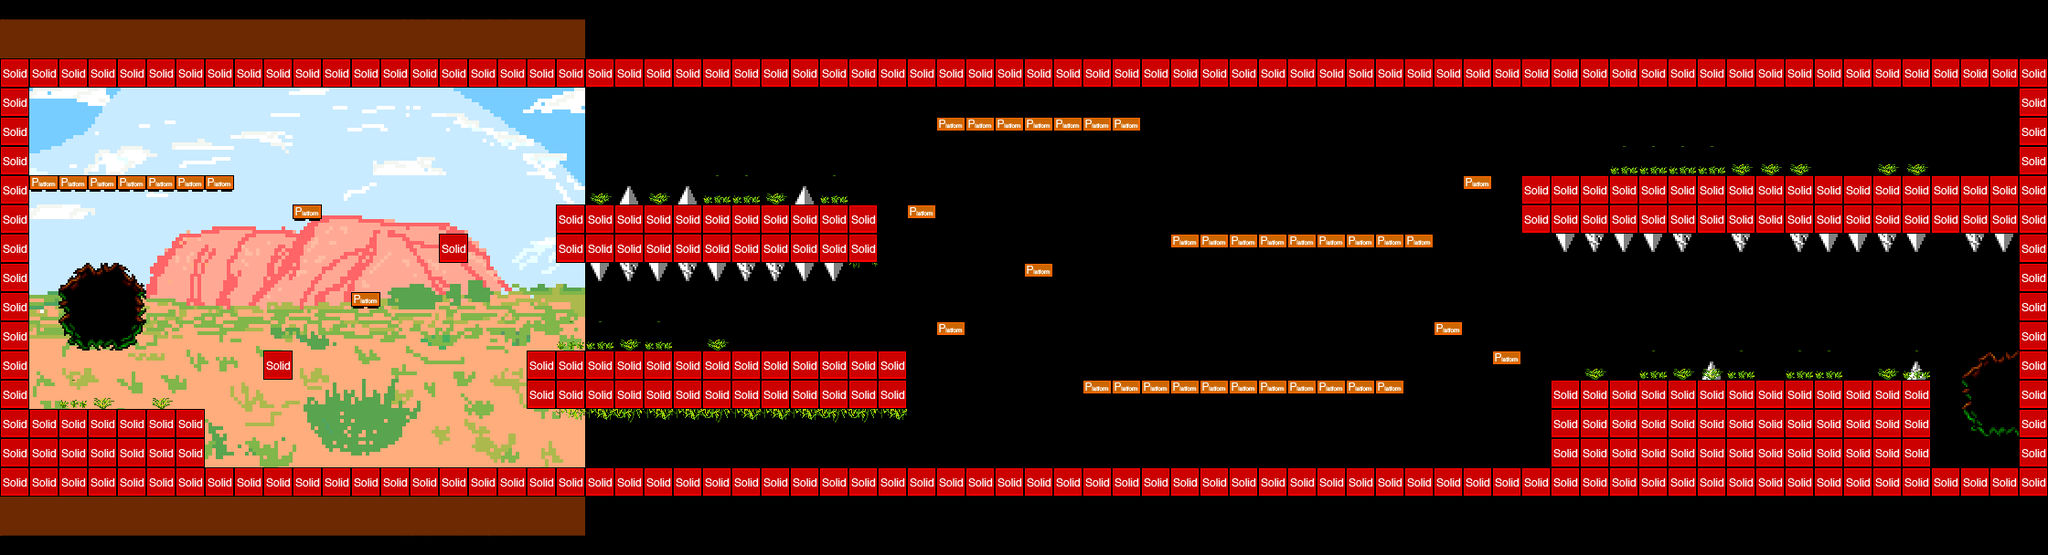

This is a level from a 2D game, rendered from its Tiled map with the project's own tilesets. A one-line summary and the map file follow, with tile-layer data summarised:
An orthogonal 70x19 tile map with 32x32 px tiles, 3 tile layers (foreground, foreground2, collision), 4 tilesets, 1 image layer and 87 objects (49x item, 25x kangaroo, 11x sharpRock, player, me.LevelEntity).

<map version="1.0" orientation="orthogonal" width="70" height="19" tilewidth="32" tileheight="32">
 <tileset firstgid="1" name="aussie2" tilewidth="32" tileheight="32">
  <image source="../img/map/aussie2.png" trans="ff00ff" width="256" height="128" />
 </tileset>
 <tileset firstgid="33" name="metatiles32x32" tilewidth="32" tileheight="32">
  <image source="../img/map/metatiles32x32.png" trans="ff00ff" width="160" height="32" />
  <tile id="0">
   <properties>
    <property name="type" value="solid" />
   </properties>
  </tile>
  <tile id="1">
   <properties>
    <property name="type" value="platform" />
   </properties>
  </tile>
 </tileset>
 <tileset firstgid="38" name="area01_level_tiles3" tilewidth="32" tileheight="32">
  <image source="../img/map/area01_level_tiles3.png" trans="ff00ff" width="640" height="241" />
 </tileset>
 <tileset firstgid="178" name="moreaussie" tilewidth="32" tileheight="32">
  <image source="../img/map/moreaussie.png" trans="ff00ff" width="128" height="64" />
 </tileset>
 <imagelayer name="background" width="70" height="19">
  <image source="../img/australiaBackground.png" />
  <properties>
   <property name="ratio" value="0" />
  </properties>
 </imagelayer>
 <layer name="foreground" width="70" height="19">
  <data>[1330 cells, 285 non-empty, 38 distinct tile ids]</data>
 </layer>
 <objectgroup color="#55ff00" name="player" width="70" height="19">
  <object name="player" x="93" y="313" width="38" height="41">
   <properties>
    <property name="image" value="player" />
    <property name="spritewidth" value="32" />
   </properties>
  </object>
 </objectgroup>
 <objectgroup color="#ffff00" name="items" width="70" height="19">
  <object name="item" x="288" y="290" width="29" height="29">
   <properties>
    <property name="image" value="item" />
    <property name="spritewidth" value="32" />
   </properties>
  </object>
  <object name="item" x="387" y="229" width="29" height="29">
   <properties>
    <property name="image" value="item" />
    <property name="spritewidth" value="32" />
   </properties>
  </object>
  <object name="item" x="443" y="141" width="29" height="29">
   <properties>
    <property name="image" value="item" />
    <property name="spritewidth" value="32" />
   </properties>
  </object>
  <object name="item" x="301" y="127" width="29" height="29">
   <properties>
    <property name="image" value="item" />
    <property name="spritewidth" value="32" />
   </properties>
  </object>
  <object name="item" x="226" y="99" width="29" height="29">
   <properties>
    <property name="image" value="item" />
    <property name="spritewidth" value="32" />
   </properties>
  </object>
  <object name="item" x="163" y="98" width="29" height="29">
   <properties>
    <property name="image" value="item" />
    <property name="spritewidth" value="32" />
   </properties>
  </object>
  <object name="item" x="99" y="96" width="29" height="29">
   <properties>
    <property name="image" value="item" />
    <property name="spritewidth" value="32" />
   </properties>
  </object>
  <object name="item" x="644" y="323" width="29" height="29">
   <properties>
    <property name="image" value="item" />
    <property name="spritewidth" value="32" />
   </properties>
  </object>
  <object name="item" x="740" y="323" width="29" height="29">
   <properties>
    <property name="image" value="item" />
    <property name="spritewidth" value="32" />
   </properties>
  </object>
  <object name="item" x="832" y="322" width="29" height="29">
   <properties>
    <property name="image" value="item" />
    <property name="spritewidth" value="32" />
   </properties>
  </object>
  <object name="item" x="708" y="130" width="29" height="29">
   <properties>
    <property name="image" value="item" />
    <property name="spritewidth" value="32" />
   </properties>
  </object>
  <object name="item" x="867" y="161" width="29" height="29">
   <properties>
    <property name="image" value="item" />
    <property name="spritewidth" value="32" />
   </properties>
  </object>
  <object name="item" x="1058" y="96" width="29" height="29">
   <properties>
    <property name="image" value="item" />
    <property name="spritewidth" value="32" />
   </properties>
  </object>
  <object name="item" x="1122" y="96" width="29" height="29">
   <properties>
    <property name="image" value="item" />
    <property name="spritewidth" value="32" />
   </properties>
  </object>
  <object name="item" x="1184" y="96" width="29" height="29">
   <properties>
    <property name="image" value="item" />
    <property name="spritewidth" value="32" />
   </properties>
  </object>
  <object name="item" x="1036" y="236" width="29" height="29">
   <properties>
    <property name="image" value="item" />
    <property name="spritewidth" value="32" />
   </properties>
  </object>
  <object name="item" x="1281" y="133" width="29" height="29">
   <properties>
    <property name="image" value="item" />
    <property name="spritewidth" value="32" />
   </properties>
  </object>
  <object name="item" x="1373" y="143" width="29" height="29">
   <properties>
    <property name="image" value="item" />
    <property name="spritewidth" value="32" />
   </properties>
  </object>
  <object name="item" x="1325" y="179" width="29" height="29">
   <properties>
    <property name="image" value="item" />
    <property name="spritewidth" value="32" />
   </properties>
  </object>
  <object name="item" x="1413" y="118" width="29" height="29">
   <properties>
    <property name="image" value="item" />
    <property name="spritewidth" value="32" />
   </properties>
  </object>
  <object name="item" x="1455" y="142" width="29" height="29">
   <properties>
    <property name="image" value="item" />
    <property name="spritewidth" value="32" />
   </properties>
  </object>
  <object name="item" x="1493" y="176" width="29" height="29">
   <properties>
    <property name="image" value="item" />
    <property name="spritewidth" value="32" />
   </properties>
  </object>
  <object name="item" x="1539" y="155" width="29" height="29">
   <properties>
    <property name="image" value="item" />
    <property name="spritewidth" value="32" />
   </properties>
  </object>
  <object name="item" x="1578" y="122" width="29" height="29">
   <properties>
    <property name="image" value="item" />
    <property name="spritewidth" value="32" />
   </properties>
  </object>
  <object name="item" x="1619" y="154" width="29" height="29">
   <properties>
    <property name="image" value="item" />
    <property name="spritewidth" value="32" />
   </properties>
  </object>
  <object name="item" x="1444" y="317" width="29" height="29">
   <properties>
    <property name="image" value="item" />
    <property name="spritewidth" value="32" />
   </properties>
  </object>
  <object name="item" x="1251" y="318" width="29" height="29">
   <properties>
    <property name="image" value="item" />
    <property name="spritewidth" value="32" />
   </properties>
  </object>
  <object name="item" x="1347" y="317" width="29" height="29">
   <properties>
    <property name="image" value="item" />
    <property name="spritewidth" value="32" />
   </properties>
  </object>
  </objectgroup>
 <objectgroup color="#ff0000" name="enemies" width="70" height="19">
  <!-- 37 objects omitted --></objectgroup>
 <layer name="foreground2" width="70" height="19">
  <data>[1330 cells, 13 non-empty, 9 distinct tile ids]</data>
 </layer>
 <layer name="collision" width="70" height="19">
  <data>[1330 cells, 343 non-empty, 2 distinct tile ids]</data>
 </layer>
 <objectgroup name="level" width="70" height="19">
  <!-- 1 objects omitted --></objectgroup>
</map>
<!-- 58 of 87 objects omitted -->
